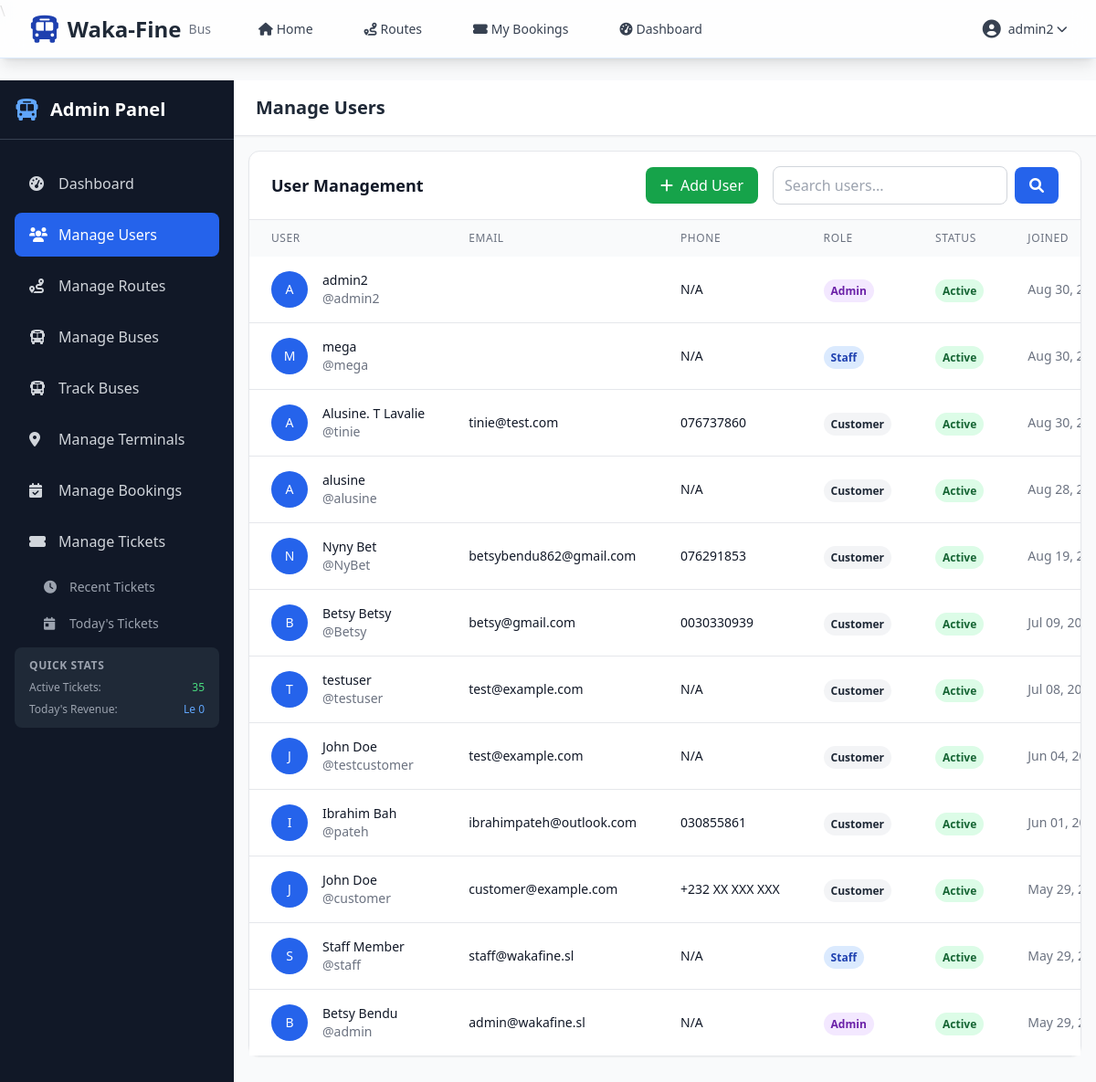
Page /accounts/admin/users/ (signed in) on the committed database.
### accounts/models.py (models this page shows, shortened)
class User(AbstractUser):
    ROLE_CHOICES = [
        ("admin", "Admin"),
        ("staff", "Staff"),
        ("customer", "Customer"),
    ]
    role = models.CharField(max_length=10, choices=ROLE_CHOICES, default="customer")
    phone_number = models.CharField(max_length=15, blank=True, null=True)
    created_at = models.DateTimeField(auto_now_add=True)
    updated_at = models.DateTimeField(auto_now=True)
    @property
    def is_admin(self):
        return self.role == "admin"
    @property
    def is_staff_member(self):
        return self.role == "staff"

### accounts/admin_views.py (the view, shortened to what this page needs)
class ManageUsersView(AdminRequiredMixin, ListView):
    model = User
    template_name = "accounts/admin/manage_users.html"
    context_object_name = "users"
    paginate_by = 20
    def get_queryset(self):
        queryset = User.objects.all().order_by("-date_joined")
        search = self.request.GET.get("search")
        return queryset
    def get_context_data(self, **kwargs):
        context = super().get_context_data(**kwargs)
        context["search"] = self.request.GET.get("search", "")
        return context

### accounts/admin_views.py (called while the page is built)
    def test_func(self):
        return self.request.user.is_authenticated and (
            self.request.user.is_admin or self.request.user.is_staff_member
        )

### templates/accounts/admin/manage_users.html (shortened to what this page needs)
{% extends 'accounts/admin/base_admin.html' %}
{% block page_title %}Manage Users{% endblock %}
{% block content %}
<div class="bg-white rounded-xl shadow-sm border border-gray-200">    <div class="px-6 py-4 border-b border-gray-200">
        <div class="flex items-center justify-between">
            <h3 class="text-lg font-semibold text-gray-900">User Management</h3>
            <div class="flex items-center space-x-4">
                <button onclick="openCreateModal()" class="px-4 py-2 bg-green-600 text-white rounded-lg hover:bg-green-700 transition-colors">
                    <i class="fas fa-plus mr-2"></i>Add User
                </button>
                <form method="get" class="flex items-center space-x-2">
                    <input type="text" name="search" value="{{ search }}" placeholder="Search users..."
                           class="px-3 py-2 border border-gray-300 rounded-lg focus:ring-2 focus:ring-blue-500 focus:border-transparent">
                    <button type="submit" class="px-4 py-2 bg-blue-600 text-white rounded-lg hover:bg-blue-700 transition-colors">
                        <i class="fas fa-search"></i>
                    </button>
                </form>
            </div>
        </div>
    </div>
    {% if users %}
        <div class="overflow-x-auto">
            <table class="w-full">
                <thead class="bg-gray-50">
                    <tr>
                        <th class="px-6 py-3 text-left text-xs font-medium text-gray-500 uppercase tracking-wider">User</th>
                        <th class="px-6 py-3 text-left text-xs font-medium text-gray-500 uppercase tracking-wider">Email</th>
                        <th class="px-6 py-3 text-left text-xs font-medium text-gray-500 uppercase tracking-wider">Phone</th>
                        <th class="px-6 py-3 text-left text-xs font-medium text-gray-500 uppercase tracking-wider">Role</th>
                        <th class="px-6 py-3 text-left text-xs font-medium text-gray-500 uppercase tracking-wider">Status</th>
                        <th class="px-6 py-3 text-left text-xs font-medium text-gray-500 uppercase tracking-wider">Joined</th>
                    </tr>
                </thead>
                <tbody class="bg-white divide-y divide-gray-200">
                    {% for user in users %}
                        <tr class="hover:bg-gray-50">
                            <td class="px-6 py-4 whitespace-nowrap">
                                <div class="flex items-center">
                                    <div class="w-10 h-10 bg-blue-600 rounded-full flex items-center justify-center">
                                        <span class="text-white text-sm font-medium">{{ user.first_name.0|default:user.username.0|upper }}</span>
                                    </div>
                                    <div class="ml-4">
                                        <div class="text-sm font-medium text-gray-900">{{ user.get_full_name|default:user.username }}</div>
                                        <div class="text-sm text-gray-500">@{{ user.username }}</div>
                                    </div>
                                </div>
                            </td>
                            <td class="px-6 py-4 whitespace-nowrap text-sm text-gray-900">{{ user.email }}</td>
                            <td class="px-6 py-4 whitespace-nowrap text-sm text-gray-900">{{ user.phone_number|default:"N/A" }}</td>
                            <td class="px-6 py-4 whitespace-nowrap">
                                <span class="px-2 py-1 rounded-full text-xs font-semibold
                                    {% if user.is_admin %}bg-purple-100 text-purple-800
                                    {% elif user.is_staff_member %}bg-blue-100 text-blue-800
                                    {% else %}bg-gray-100 text-gray-800{% endif %}">
                                    {% if user.is_admin %}Admin
                                    {% elif user.is_staff_member %}Staff
                                    {% else %}Customer{% endif %}
                                </span>
                            </td>
                            <td class="px-6 py-4 whitespace-nowrap">
                                <span class="px-2 py-1 rounded-full text-xs font-semibold
                                    {% if user.is_active %}bg-green-100 text-green-800
                                    {% else %}bg-red-100 text-red-800{% endif %}">
                                    {% if user.is_active %}Active{% else %}Inactive{% endif %}
                                </span>
                            </td>
                            <td class="px-6 py-4 whitespace-nowrap text-sm text-gray-500">
                                {{ user.date_joined|date:"M d, Y" }}
                            </td>
                        </tr>
                    {% endfor %}
                </tbody>
            </table>
        </div>
        {% endif %}
</div>
{% endblock %}

### templates/accounts/admin/base_admin.html (shortened to what this page needs)
<!DOCTYPE html>
<html lang="en">
<head>
    <script src="https://cdn.tailwindcss.com"></script>
    <link rel="stylesheet" href="https://cdnjs.cloudflare.com/ajax/libs/font-awesome/6.0.0/css/all.min.css">
</head>
<body class="bg-gray-50">
    {% include "base_nav.html" %}
    <div class="flex h-screen overflow-hidden pt-16">
        <div id="sidebar" class="sidebar-transition bg-gray-900 text-white w-64 min-h-screen flex flex-col">
            <div class="flex items-center justify-between p-4 border-b border-gray-700">
                <div class="flex items-center">
                    <i class="fas fa-bus text-2xl text-blue-400 mr-3"></i>
                    <h1 class="text-xl font-bold">Admin Panel</h1>
                </div>
            </div>
            <nav class="flex-1 px-4 py-6 space-y-2">
                <a href="{% url 'accounts:admin_dashboard' %}" class="flex items-center px-4 py-3 text-gray-300 hover:bg-gray-800 hover:text-white rounded-lg transition-colors duration-200 ">
                    <i class="fas fa-tachometer-alt w-5 mr-3"></i>
                    <span>Dashboard</span>
                </a>
                <a href="{% url 'accounts:admin_manage_users' %}" class="flex items-center px-4 py-3 text-gray-300 hover:bg-gray-800 hover:text-white rounded-lg transition-colors duration-200 {% if request.resolver_match.url_name == 'admin_manage_users' %}bg-blue-600 text-white{% endif %}">
                    <i class="fas fa-users w-5 mr-3"></i>
                    <span>Manage Users</span>
                </a>
                <a href="{% url 'accounts:admin_manage_routes' %}" class="flex items-center px-4 py-3 text-gray-300 hover:bg-gray-800 hover:text-white rounded-lg transition-colors duration-200 ">
                    <i class="fas fa-route w-5 mr-3"></i>
                    <span>Manage Routes</span>
                </a>
                  <a href="{% url 'accounts:admin_manage_buses' %}" class="flex items-center px-4 py-3 text-gray-300 hover:bg-gray-800 hover:text-white rounded-lg transition-colors duration-200 ">
                    <i class="fas fa-bus w-5 mr-3"></i>
                    <span>Manage Buses</span>
                </a>
                 <a href="{% url 'bookings:bus-simulation' %}" class="flex items-center px-4 py-3 text-gray-300 hover:bg-gray-800 hover:text-white rounded-lg transition-colors duration-200 ">
                    <i class="fas fa-bus w-5 mr-3"></i>
                    <span>Track Buses</span>
                </a>
                <a href="{% url 'accounts:admin_manage_terminals' %}" class="flex items-center px-4 py-3 text-gray-300 hover:bg-gray-800 hover:text-white rounded-lg transition-colors duration-200 ">
                    <i class="fas fa-map-marker-alt w-5 mr-3"></i>
                    <span>Manage Terminals</span>
                </a>
                <a href="{% url 'accounts:admin_manage_bookings' %}" class="flex items-center px-4 py-3 text-gray-300 hover:bg-gray-800 hover:text-white rounded-lg transition-colors duration-200 ">
                    <i class="fas fa-calendar-check w-5 mr-3"></i>
                    <span>Manage Bookings</span>
                </a>                <a href="{% url 'accounts:admin_manage_tickets' %}" class="flex items-center px-4 py-3 text-gray-300 hover:bg-gray-800 hover:text-white rounded-lg transition-colors duration-200 ">
                    <i class="fas fa-ticket-alt w-5 mr-3"></i>
                    <span>Manage Tickets</span>
                </a>
                <div class="ml-4 space-y-1">
                    <a href="{% url 'accounts:admin_manage_tickets' %}?status=recent" class="flex items-center px-4 py-2 text-sm text-gray-400 hover:bg-gray-800 hover:text-white rounded-lg transition-colors duration-200">
                        <i class="fas fa-clock w-4 mr-3"></i>
                        <span>Recent Tickets</span>
                    </a>
                    <a href="{% url 'accounts:admin_manage_tickets' %}?date=today" class="flex items-center px-4 py-2 text-sm text-gray-400 hover:bg-gray-800 hover:text-white rounded-lg transition-colors duration-200">
                        <i class="fas fa-calendar-day w-4 mr-3"></i>
                        <span>Today's Tickets</span>
                    </a>
                </div>
                <div class="mt-6 px-4 py-3 bg-gray-800 rounded-lg">
                    <h4 class="text-xs font-semibold text-gray-400 uppercase tracking-wider mb-2">Quick Stats</h4>
                    <div class="space-y-2 text-xs">
                        <div class="flex justify-between">
                            <span class="text-gray-400">Active Tickets:</span>
                            <span class="text-green-400 font-medium" id="active-tickets-count">-</span>
                        </div>
                        <div class="flex justify-between">
                            <span class="text-gray-400">Today's Revenue:</span>
                            <span class="text-blue-400 font-medium" id="today-revenue">-</span>
                        </div>
                    </div>
                </div>
            </nav>
        </div>
        <div class="flex-1 flex flex-col overflow-hidden">
            <header class="bg-white shadow-sm border-b border-gray-200">
                <div class="flex items-center justify-between px-6 py-4">                    <div class="flex items-center">
                        <h2 class="text-xl font-semibold text-gray-800">{% block page_title %}Dashboard{% endblock %}</h2>
                    </div>
                </div>
            </header>
            <main class="flex-1 overflow-y-auto p-4">
                {% block content %}
                {% endblock %}
            </main>
        </div>    </div>
</body>
</html>

### templates/base_nav.html (shortened to what this page needs)
\
{% load static %}
<nav class="bg-white/80 backdrop-blur-md shadow-lg fixed top-0 left-0 right-0 z-40 border-b border-blue-100 h-16">  <div class="max-w-7xl mx-auto px-4 sm:px-6 lg:px-8">
        <div class="flex justify-between h-16">
            <div class="flex items-center">
                <div class="flex-shrink-0 flex items-center">
                    <i class="fas fa-bus text-3xl text-primary mr-2"></i>
                    <span class="text-2xl font-bold text-gray-800">Waka-Fine</span>
                    <span class="text-sm text-gray-500 ml-2">Bus</span>
                </div>
                <div class="hidden md:ml-10 md:flex md:space-x-8">
                    <a href="{% url 'home' %}" class="text-gray-700 hover:text-primary px-3 py-2 text-sm font-medium transition-colors duration-200">
                        <i class="fas fa-home mr-1"></i>Home
                    </a>
                    <a href="{% url 'routes:search' %}" class="text-gray-700 hover:text-primary px-3 py-2 text-sm font-medium transition-colors duration-200">
                        <i class="fas fa-route mr-1"></i>Routes
                    </a>
                    {% if user.is_authenticated %}
                        <a href="{% url 'bookings:list' %}" class="text-gray-700 hover:text-primary px-3 py-2 text-sm font-medium transition-colors duration-200">
                            <i class="fas fa-ticket-alt mr-1"></i>My Bookings
                        </a>
                        <a href="{% url 'accounts:dashboard' %}" class="text-gray-700 hover:text-primary px-3 py-2 text-sm font-medium transition-colors duration-200">
                            <i class="fas fa-tachometer-alt mr-1"></i>Dashboard
                        </a>
                    {% endif %}
                </div>
            </div>
            <div class="flex items-center space-x-4">
                {% if user.is_authenticated %}
                    <div class="relative" x-data="{ open: false }">
                        <button @click="open = !open" class="flex items-center text-sm text-gray-700 hover:text-primary focus:outline-none transition-colors duration-200">
                            <i class="fas fa-user-circle text-xl mr-2"></i>
                            <span class="hidden md:block">{{ user.get_full_name|default:user.username }}</span>
                            <i class="fas fa-chevron-down ml-1 text-xs"></i>
                        </button>
                    </div>
                {% endif %}
            </div>
        </div>
    </div>
</nav>

### templates/footer.html (shortened to what this page needs)
{% load static %}

### templates/accounts/admin/base_admin.html (style rules this page uses)
.sidebar-transition { transition: all 0.3s ease-in-out; }

### rows in the picture
User: get_full_name "admin2", first_name.0 "A", username "admin2", phone_number "N/A", role "Admin", is_active "Active", date_joined "Aug 30,…"
User: first_name.0 "M", get_full_name "mega", username "mega", phone_number "N/A", role "Staff", is_active "Active", date_joined "Aug 30,…"
User: first_name.0 "A", get_full_name "Alusine. T Lavalie", username "tinie", email "tinie@test.com", phone_number "076737860", role "Customer", is_active "Active", date_joined "Aug 30,…"
User: first_name.0 "A", get_full_name "alusine", username "alusine", phone_number "N/A", role "Customer", is_active "Active", date_joined "Aug 28,…"
User: first_name.0 "N", get_full_name "Nyny Bet", username "NyBet", email "betsybendu862@gmail.com", phone_number "076291853", role "Customer", is_active "Active", date_joined "Aug 19,…"
User: first_name.0 "B", get_full_name "Betsy Betsy", username "Betsy", email "betsy@gmail.com", phone_number "0030330939", role "Customer", is_active "Active", date_joined "Jul 09,…"
User: first_name.0 "T", get_full_name "testuser", username "testuser", email "test@example.com", phone_number "N/A", role "Customer", is_active "Active", date_joined "Jul 08,…"
User: first_name.0 "J", get_full_name "John Doe", username "testcustomer", email "test@example.com", phone_number "N/A", role "Customer", is_active "Active", date_joined "Jun 04,…"
User: first_name.0 "I", get_full_name "Ibrahim Bah", username "pateh", email "ibrahimpateh@outlook.com", phone_number "030855861", role "Customer", is_active "Active", date_joined "Jun 01,…"
User: first_name.0 "J", get_full_name "John Doe", username "customer", email "customer@example.com", phone_number "+232 XX XXX XXX", role "Customer", is_active "Active", date_joined "May 29,…"
User: first_name.0 "S", get_full_name "Staff Member", username "staff", email "staff@wakafine.sl", phone_number "N/A", role "Staff", is_active "Active", date_joined "May 29,…"
User: first_name.0 "B", get_full_name "Betsy Bendu", username "admin", email "admin@wakafine.sl", phone_number "N/A", role "Admin", is_active "Active", date_joined "May 29,…"
